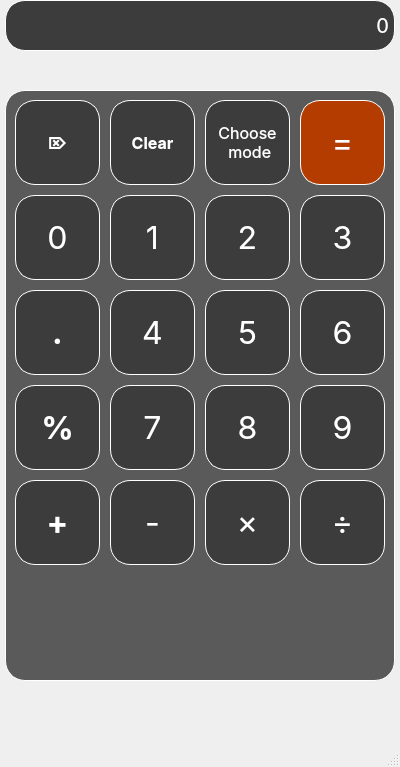
<?xml version="1.0" encoding="UTF-8"?>
<ui version="4.0">
 <class>Calculus</class>
 <widget class="QMainWindow" name="Calculus">
  <property name="geometry">
   <rect>
    <x>0</x>
    <y>0</y>
    <width>400</width>
    <height>767</height>
   </rect>
  </property>
  <property name="windowTitle">
   <string>Calculus</string>
  </property>
  <property name="styleSheet">
   <string notr="true">color: rgb(43, 43, 43);</string>
  </property>
  <widget class="QWidget" name="centralwidget">
   <widget class="QLabel" name="label">
    <property name="geometry">
     <rect>
      <x>5</x>
      <y>0</y>
      <width>390</width>
      <height>51</height>
     </rect>
    </property>
    <property name="font">
     <font>
      <family>SF Pro Display</family>
      <pointsize>15</pointsize>
      <italic>false</italic>
      <bold>false</bold>
      <underline>false</underline>
     </font>
    </property>
    <property name="styleSheet">
     <string notr="true">background-color: rgb(60, 60, 60);
color: rgb(255, 255, 255);
border-style: solid;
border-width:1px;
border-color: rgb(255, 255, 255);
border-radius: 20px;
</string>
    </property>
    <property name="text">
     <string>0</string>
    </property>
    <property name="alignment">
     <set>Qt::AlignmentFlag::AlignRight|Qt::AlignmentFlag::AlignTrailing|Qt::AlignmentFlag::AlignVCenter</set>
    </property>
   </widget>
   <widget class="QGroupBox" name="groupBox">
    <property name="geometry">
     <rect>
      <x>5</x>
      <y>90</y>
      <width>390</width>
      <height>591</height>
     </rect>
    </property>
    <property name="styleSheet">
     <string notr="true">background-color: rgb(90, 90, 90);
border-style: solid;
border-radius: 20px;
border-width: 1px;
border-color: rgb(255, 255, 255)</string>
    </property>
    <property name="title">
     <string/>
    </property>
    <widget class="QPushButton" name="delete_2">
     <property name="geometry">
      <rect>
       <x>10</x>
       <y>10</y>
       <width>85</width>
       <height>85</height>
      </rect>
     </property>
     <property name="font">
      <font>
       <family>SF Pro Display</family>
       <pointsize>12</pointsize>
       <bold>true</bold>
      </font>
     </property>
     <property name="styleSheet">
      <string notr="true">background-color: rgb(60, 60, 60);
color: rgb(255, 255, 255);</string>
     </property>
     <property name="text">
      <string>⌦</string>
     </property>
    </widget>
    <widget class="QPushButton" name="clear">
     <property name="geometry">
      <rect>
       <x>105</x>
       <y>10</y>
       <width>85</width>
       <height>85</height>
      </rect>
     </property>
     <property name="font">
      <font>
       <family>SF Pro Display</family>
       <pointsize>12</pointsize>
       <bold>true</bold>
      </font>
     </property>
     <property name="styleSheet">
      <string notr="true">background-color: rgb(60, 60, 60);
color: rgb(255, 255, 255);</string>
     </property>
     <property name="text">
      <string>Clear</string>
     </property>
    </widget>
    <widget class="QPushButton" name="mode_choosing">
     <property name="geometry">
      <rect>
       <x>200</x>
       <y>10</y>
       <width>85</width>
       <height>85</height>
      </rect>
     </property>
     <property name="font">
      <font>
       <family>SF Pro Display</family>
       <pointsize>12</pointsize>
       <bold>false</bold>
      </font>
     </property>
     <property name="styleSheet">
      <string notr="true">background-color: rgb(60, 60, 60);
color: rgb(255, 255, 255);</string>
     </property>
     <property name="text">
      <string>Choose 
 mode</string>
     </property>
    </widget>
    <widget class="QPushButton" name="equality">
     <property name="geometry">
      <rect>
       <x>295</x>
       <y>10</y>
       <width>85</width>
       <height>85</height>
      </rect>
     </property>
     <property name="font">
      <font>
       <family>SF Pro Display</family>
       <pointsize>24</pointsize>
       <bold>false</bold>
      </font>
     </property>
     <property name="styleSheet">
      <string notr="true">background-color: rgb(181, 60, 0);
color: rgb(255, 255, 255);</string>
     </property>
     <property name="text">
      <string>=</string>
     </property>
    </widget>
    <widget class="QPushButton" name="zero">
     <property name="geometry">
      <rect>
       <x>10</x>
       <y>105</y>
       <width>85</width>
       <height>85</height>
      </rect>
     </property>
     <property name="font">
      <font>
       <family>SF Pro Display</family>
       <pointsize>24</pointsize>
       <bold>false</bold>
      </font>
     </property>
     <property name="styleSheet">
      <string notr="true">background-color: rgb(60, 60, 60);
color: rgb(255, 255, 255);</string>
     </property>
     <property name="text">
      <string>0</string>
     </property>
    </widget>
    <widget class="QPushButton" name="one">
     <property name="geometry">
      <rect>
       <x>105</x>
       <y>105</y>
       <width>85</width>
       <height>85</height>
      </rect>
     </property>
     <property name="font">
      <font>
       <family>SF Pro Display</family>
       <pointsize>24</pointsize>
       <bold>false</bold>
      </font>
     </property>
     <property name="styleSheet">
      <string notr="true">background-color: rgb(60, 60, 60);
color: rgb(255, 255, 255);</string>
     </property>
     <property name="text">
      <string>1</string>
     </property>
    </widget>
    <widget class="QPushButton" name="two">
     <property name="geometry">
      <rect>
       <x>200</x>
       <y>105</y>
       <width>85</width>
       <height>85</height>
      </rect>
     </property>
     <property name="font">
      <font>
       <family>SF Pro Display</family>
       <pointsize>24</pointsize>
       <bold>false</bold>
      </font>
     </property>
     <property name="styleSheet">
      <string notr="true">background-color: rgb(60, 60, 60);
color: rgb(255, 255, 255);</string>
     </property>
     <property name="text">
      <string>2</string>
     </property>
    </widget>
    <widget class="QPushButton" name="three">
     <property name="geometry">
      <rect>
       <x>295</x>
       <y>105</y>
       <width>85</width>
       <height>85</height>
      </rect>
     </property>
     <property name="font">
      <font>
       <family>SF Pro Display</family>
       <pointsize>24</pointsize>
       <bold>false</bold>
      </font>
     </property>
     <property name="styleSheet">
      <string notr="true">background-color: rgb(60, 60, 60);
color: rgb(255, 255, 255);</string>
     </property>
     <property name="text">
      <string>3</string>
     </property>
    </widget>
    <widget class="QPushButton" name="four">
     <property name="geometry">
      <rect>
       <x>105</x>
       <y>200</y>
       <width>85</width>
       <height>85</height>
      </rect>
     </property>
     <property name="font">
      <font>
       <family>SF Pro Display</family>
       <pointsize>24</pointsize>
       <bold>false</bold>
      </font>
     </property>
     <property name="styleSheet">
      <string notr="true">background-color: rgb(60, 60, 60);
color: rgb(255, 255, 255);</string>
     </property>
     <property name="text">
      <string>4</string>
     </property>
    </widget>
    <widget class="QPushButton" name="nine">
     <property name="geometry">
      <rect>
       <x>295</x>
       <y>295</y>
       <width>85</width>
       <height>85</height>
      </rect>
     </property>
     <property name="font">
      <font>
       <family>SF Pro Display</family>
       <pointsize>24</pointsize>
       <bold>false</bold>
      </font>
     </property>
     <property name="styleSheet">
      <string notr="true">background-color: rgb(60, 60, 60);
color: rgb(255, 255, 255);</string>
     </property>
     <property name="text">
      <string>9</string>
     </property>
    </widget>
    <widget class="QPushButton" name="seven">
     <property name="geometry">
      <rect>
       <x>105</x>
       <y>295</y>
       <width>85</width>
       <height>85</height>
      </rect>
     </property>
     <property name="font">
      <font>
       <family>SF Pro Display</family>
       <pointsize>24</pointsize>
       <bold>false</bold>
      </font>
     </property>
     <property name="styleSheet">
      <string notr="true">background-color: rgb(60, 60, 60);
color: rgb(255, 255, 255);</string>
     </property>
     <property name="text">
      <string>7</string>
     </property>
    </widget>
    <widget class="QPushButton" name="six">
     <property name="geometry">
      <rect>
       <x>295</x>
       <y>200</y>
       <width>85</width>
       <height>85</height>
      </rect>
     </property>
     <property name="font">
      <font>
       <family>SF Pro Display</family>
       <pointsize>24</pointsize>
       <bold>false</bold>
      </font>
     </property>
     <property name="styleSheet">
      <string notr="true">background-color: rgb(60, 60, 60);
color: rgb(255, 255, 255);</string>
     </property>
     <property name="text">
      <string>6</string>
     </property>
    </widget>
    <widget class="QPushButton" name="point">
     <property name="geometry">
      <rect>
       <x>10</x>
       <y>200</y>
       <width>85</width>
       <height>85</height>
      </rect>
     </property>
     <property name="font">
      <font>
       <family>SF Pro Display</family>
       <pointsize>24</pointsize>
       <bold>true</bold>
      </font>
     </property>
     <property name="styleSheet">
      <string notr="true">background-color: rgb(60, 60, 60);
color: rgb(255, 255, 255);</string>
     </property>
     <property name="text">
      <string>.</string>
     </property>
    </widget>
    <widget class="QPushButton" name="eight">
     <property name="geometry">
      <rect>
       <x>200</x>
       <y>295</y>
       <width>85</width>
       <height>85</height>
      </rect>
     </property>
     <property name="font">
      <font>
       <family>SF Pro Display</family>
       <pointsize>24</pointsize>
       <bold>false</bold>
      </font>
     </property>
     <property name="styleSheet">
      <string notr="true">background-color: rgb(60, 60, 60);
color: rgb(255, 255, 255);</string>
     </property>
     <property name="text">
      <string>8</string>
     </property>
    </widget>
    <widget class="QPushButton" name="five">
     <property name="geometry">
      <rect>
       <x>200</x>
       <y>200</y>
       <width>85</width>
       <height>85</height>
      </rect>
     </property>
     <property name="font">
      <font>
       <family>SF Pro Display</family>
       <pointsize>24</pointsize>
       <bold>false</bold>
      </font>
     </property>
     <property name="styleSheet">
      <string notr="true">background-color: rgb(60, 60, 60);
color: rgb(255, 255, 255);</string>
     </property>
     <property name="text">
      <string>5</string>
     </property>
    </widget>
    <widget class="QPushButton" name="percentage">
     <property name="geometry">
      <rect>
       <x>10</x>
       <y>295</y>
       <width>85</width>
       <height>85</height>
      </rect>
     </property>
     <property name="font">
      <font>
       <family>SF Pro Display</family>
       <pointsize>24</pointsize>
       <bold>true</bold>
      </font>
     </property>
     <property name="styleSheet">
      <string notr="true">background-color: rgb(60, 60, 60);
color: rgb(255, 255, 255);</string>
     </property>
     <property name="text">
      <string>%</string>
     </property>
    </widget>
    <widget class="QPushButton" name="multicplication">
     <property name="geometry">
      <rect>
       <x>200</x>
       <y>390</y>
       <width>85</width>
       <height>85</height>
      </rect>
     </property>
     <property name="font">
      <font>
       <family>SF Pro Display</family>
       <pointsize>24</pointsize>
       <bold>false</bold>
      </font>
     </property>
     <property name="styleSheet">
      <string notr="true">background-color: rgb(60, 60, 60);
color: rgb(255, 255, 255);
</string>
     </property>
     <property name="text">
      <string>×</string>
     </property>
    </widget>
    <widget class="QPushButton" name="division">
     <property name="geometry">
      <rect>
       <x>295</x>
       <y>390</y>
       <width>85</width>
       <height>85</height>
      </rect>
     </property>
     <property name="font">
      <font>
       <family>SF Pro Display</family>
       <pointsize>24</pointsize>
       <bold>false</bold>
      </font>
     </property>
     <property name="styleSheet">
      <string notr="true">background-color: rgb(60, 60, 60);
color: rgb(255, 255, 255);</string>
     </property>
     <property name="text">
      <string>÷</string>
     </property>
    </widget>
    <widget class="QPushButton" name="sum">
     <property name="geometry">
      <rect>
       <x>10</x>
       <y>390</y>
       <width>85</width>
       <height>85</height>
      </rect>
     </property>
     <property name="font">
      <font>
       <family>SF Pro Display</family>
       <pointsize>24</pointsize>
       <bold>true</bold>
      </font>
     </property>
     <property name="styleSheet">
      <string notr="true">background-color: rgb(60, 60, 60);
color: rgb(255, 255, 255);</string>
     </property>
     <property name="text">
      <string>+</string>
     </property>
    </widget>
    <widget class="QPushButton" name="difference">
     <property name="geometry">
      <rect>
       <x>105</x>
       <y>390</y>
       <width>85</width>
       <height>85</height>
      </rect>
     </property>
     <property name="font">
      <font>
       <family>SF Pro Display</family>
       <pointsize>24</pointsize>
       <bold>false</bold>
      </font>
     </property>
     <property name="styleSheet">
      <string notr="true">background-color: rgb(60, 60, 60);
color: rgb(255, 255, 255);</string>
     </property>
     <property name="text">
      <string>-</string>
     </property>
    </widget>
   </widget>
  </widget>
  <widget class="QMenuBar" name="menubar">
   <property name="geometry">
    <rect>
     <x>0</x>
     <y>0</y>
     <width>400</width>
     <height>25</height>
    </rect>
   </property>
  </widget>
  <widget class="QStatusBar" name="statusbar"/>
 </widget>
 <resources/>
 <connections/>
</ui>
